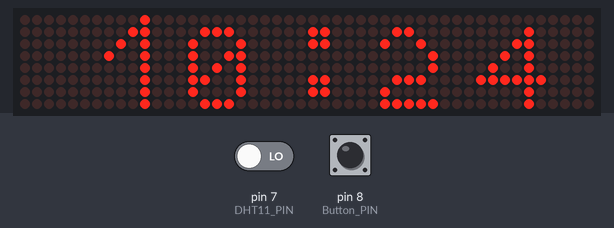
Bench run of a sketch on a simulated Arduino Uno, built with avr-gcc and run on an emulated ATmega328P. On the bench: 48×8 LED matrix. The inputs (shaded band) are chosen by the test bench; at power-on: pin 8 (Button_PIN) HIGH, pin 7 (DHT11_PIN) LOW. The local clock reads 2024-03-15 10:24:30 at power-on unless the sketch sets it; what the sketch prints to the serial monitor is not drawn.

Above: at 1.2 s.
1.3 s: pin 8 (Button_PIN) pulled LOW for 1 s
At 3.4 s:
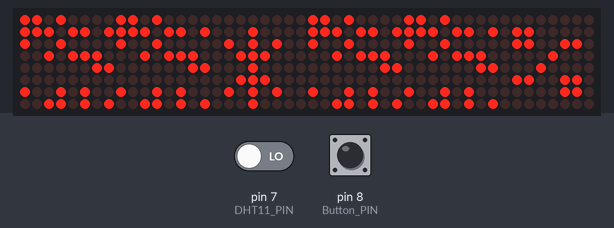
3.8 s: pin 8 (Button_PIN) pulled LOW for 0.15 s
At 5.0 s:
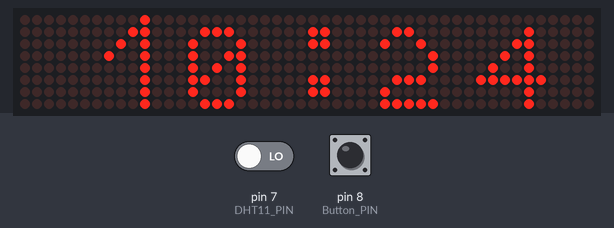
5.5 s: pin 8 (Button_PIN) pulled LOW for 3.2 s
At 5.78 s:
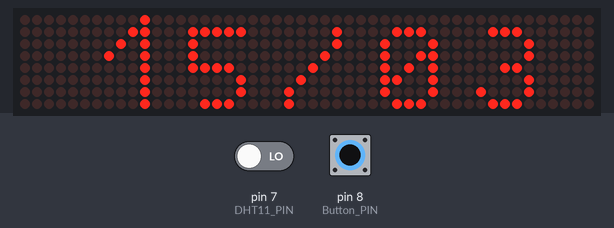
Timing chart, 0 to 8.5 s (numbered marks = the images above; inputs shaded):
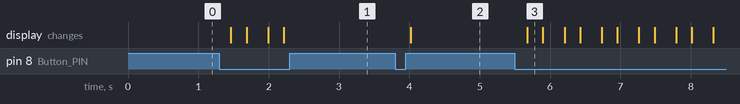

The sketch:

Matrix_clock_2.ino
```cpp
#include <LEDMatrixDriver.hpp>
#include <ThreeWire.h>
#include <RtcDS1302.h>
#include <dht.h>

#define countof(a) (sizeof(a) / sizeof(a[0]))

dht DHT;
#define DHT11_PIN 7
#define Button_PIN 8

// CONNECTIONS FOR RTC:
// DS1302 CLK/SCLK --> 5
// DS1302 DAT/IO --> 4
// DS1302 RST/CE --> 2
// DS1302 VCC --> 3.3v - 5v
// DS1302 GND --> GND

ThreeWire myWire(4, 5, 2); // IO, SCLK, CE
RtcDS1302<ThreeWire> Rtc(myWire);

// Define the ChipSelect pin for the led matrix (Dont use the SS or MISO pin of your Arduino!)
// Other pins are Arduino specific SPI pins (MOSI=DIN, SCK=CLK of the LEDMatrix) see https://www.arduino.cc/en/Reference/SPI

const uint8_t LEDMATRIX_CS_PIN = 9;

// Number of 8x8 segments you are connecting
const int LEDMATRIX_SEGMENTS = 6;
const int LEDMATRIX_WIDTH    = LEDMATRIX_SEGMENTS * 8;

// The LEDMatrixDriver class instance
LEDMatrixDriver lmd(LEDMATRIX_SEGMENTS, LEDMATRIX_CS_PIN);

byte font[95][8] = { {0, 0, 0, 0, 0, 0, 0, 0}, // SPACE
  {0x10, 0x18, 0x18, 0x18, 0x18, 0x00, 0x18, 0x18}, // EXCL
  {0x28, 0x28, 0x08, 0x00, 0x00, 0x00, 0x00, 0x00}, // QUOT
  {0x00, 0x0a, 0x7f, 0x14, 0x28, 0xfe, 0x50, 0x00}, // #
  {0x10, 0x38, 0x54, 0x70, 0x1c, 0x54, 0x38, 0x10}, // $
  {0x00, 0x60, 0x66, 0x08, 0x10, 0x66, 0x06, 0x00}, // %
  {0, 0, 0, 0, 0, 0, 0, 0}, // &
  {0x00, 0x10, 0x18, 0x18, 0x08, 0x00, 0x00, 0x00}, // '
  {0x02, 0x04, 0x08, 0x08, 0x08, 0x08, 0x08, 0x04}, // (
  {0x40, 0x20, 0x10, 0x10, 0x10, 0x10, 0x10, 0x20}, // )
  {0x00, 0x10, 0x54, 0x38, 0x10, 0x38, 0x54, 0x10}, // *
  {0x00, 0x08, 0x08, 0x08, 0x7f, 0x08, 0x08, 0x08}, // +
  {0x00, 0x00, 0x00, 0x00, 0x00, 0x18, 0x18, 0x08}, // COMMA
  {0x00, 0x00, 0x00, 0x00, 0x7e, 0x00, 0x00, 0x00}, // -
  {0x00, 0x00, 0x00, 0x00, 0x00, 0x00, 0x06, 0x06}, // DOT
  {0x00, 0x04, 0x04, 0x08, 0x10, 0x20, 0x40, 0x40}, // /
  {0x00, 0x38, 0x44, 0x4c, 0x54, 0x64, 0x44, 0x38}, // 0
  {0x04, 0x0c, 0x14, 0x24, 0x04, 0x04, 0x04, 0x04}, // 1
  {0x00, 0x30, 0x48, 0x04, 0x04, 0x38, 0x40, 0x7c}, // 2
  {0x00, 0x38, 0x04, 0x04, 0x18, 0x04, 0x44, 0x38}, // 3
  {0x00, 0x04, 0x0c, 0x14, 0x24, 0x7e, 0x04, 0x04}, // 4
  {0x00, 0x7c, 0x40, 0x40, 0x78, 0x04, 0x04, 0x38}, // 5
  {0x00, 0x38, 0x40, 0x40, 0x78, 0x44, 0x44, 0x38}, // 6
  {0x00, 0x7c, 0x04, 0x04, 0x08, 0x08, 0x10, 0x10}, // 7
  {0x00, 0x3c, 0x44, 0x44, 0x38, 0x44, 0x44, 0x78}, // 8
  {0x00, 0x38, 0x44, 0x44, 0x3c, 0x04, 0x04, 0x78}, // 9
  {0x00, 0x18, 0x18, 0x00, 0x00, 0x18, 0x18, 0x00}, // :
  {0x00, 0x18, 0x18, 0x00, 0x00, 0x18, 0x18, 0x08}, // ;
  {0x00, 0x10, 0x20, 0x40, 0x80, 0x40, 0x20, 0x10}, // <
  {0x00, 0x00, 0x7e, 0x00, 0x00, 0xfc, 0x00, 0x00}, // =
  {0x00, 0x08, 0x04, 0x02, 0x01, 0x02, 0x04, 0x08}, // >
  {0x00, 0x38, 0x44, 0x04, 0x08, 0x10, 0x00, 0x10}, // ?
  {0x00, 0x30, 0x48, 0xba, 0xba, 0x84, 0x78, 0x00}, // @
  {0x00, 0x1c, 0x22, 0x42, 0x42, 0x7e, 0x42, 0x42}, // A
  {0x00, 0x78, 0x44, 0x44, 0x78, 0x44, 0x44, 0x7c}, // B
  {0x00, 0x3c, 0x44, 0x40, 0x40, 0x40, 0x44, 0x7c}, // C
  {0x00, 0x7c, 0x42, 0x42, 0x42, 0x42, 0x44, 0x78}, // D
  {0x00, 0x78, 0x40, 0x40, 0x70, 0x40, 0x40, 0x7c}, // E
  {0x00, 0x7c, 0x40, 0x40, 0x78, 0x40, 0x40, 0x40}, // F
  {0x00, 0x3c, 0x40, 0x40, 0x5c, 0x44, 0x44, 0x78}, // G
  {0x00, 0x42, 0x42, 0x42, 0x7e, 0x42, 0x42, 0x42}, // H
  {0x00, 0x7c, 0x10, 0x10, 0x10, 0x10, 0x10, 0x7e}, // I
  {0x00, 0x7e, 0x02, 0x02, 0x02, 0x02, 0x04, 0x38}, // J
  {0x00, 0x44, 0x48, 0x50, 0x60, 0x50, 0x48, 0x44}, // K
  {0x00, 0x40, 0x40, 0x40, 0x40, 0x40, 0x40, 0x7c}, // L
  {0x00, 0x82, 0xc6, 0xaa, 0x92, 0x82, 0x82, 0x82}, // M
  {0x00, 0x42, 0x42, 0x62, 0x52, 0x4a, 0x46, 0x42}, // N
  {0x00, 0x3c, 0x42, 0x42, 0x42, 0x42, 0x44, 0x38}, // O
  {0x00, 0x78, 0x44, 0x44, 0x48, 0x70, 0x40, 0x40}, // P
  {0x00, 0x3c, 0x42, 0x42, 0x52, 0x4a, 0x44, 0x3a}, // Q
  {0x00, 0x78, 0x44, 0x44, 0x78, 0x50, 0x48, 0x44}, // R
  {0x00, 0x38, 0x40, 0x40, 0x38, 0x04, 0x04, 0x78}, // S
  {0x00, 0x7e, 0x90, 0x10, 0x10, 0x10, 0x10, 0x10}, // T
  {0x00, 0x42, 0x42, 0x42, 0x42, 0x42, 0x42, 0x3e}, // U
  {0x00, 0x42, 0x42, 0x42, 0x42, 0x44, 0x28, 0x10}, // V
  {0x80, 0x82, 0x82, 0x92, 0x92, 0x92, 0x94, 0x78}, // W
  {0x00, 0x42, 0x42, 0x24, 0x18, 0x24, 0x42, 0x42}, // X
  {0x00, 0x44, 0x44, 0x28, 0x10, 0x10, 0x10, 0x10}, // Y
  {0x00, 0x7c, 0x04, 0x08, 0x7c, 0x20, 0x40, 0xfe}, // Z
  // (the font does not contain any lower case letters. you can add your own.)
};    // {}, //

const int AnimDelay = 100;
int x = 0, y = 0; // start top left
//char text[] = " ERROR, THE TEXT DIDN'T CHANGE " ;

int Mode = 0;
char datestring[20];
char temp[20];
char hum[20];

void setup() {
  // init the display
  lmd.setEnabled(true);
  lmd.setIntensity(0);   // 0 = low, 10 = high
  Serial.begin(57600);
  //pinMode(Button_PIN, INPUT);
  SetupRTC();

}

void loop() {
  Refresh_Datestring();
  CheckModeUpdate();
  //Debug_datestring();
  BaseModes();
}


void RollDateTime() {
  int len = strlen(datestring);
  drawString(datestring, len, x, 0);
  // In case you wonder why we don't have to call lmd.clear() in every loop: The font has a opaque (black) background...

  // Toggle display of the new framebuffer
  lmd.display();

  // Wait to let the human read the display
  delay(AnimDelay);

  // Advance to next coordinate
  if ( --x < len * -8 ) {
    x = LEDMATRIX_WIDTH;
  }
}

void RollDate() {
  int len = 10;
  drawString(datestring, len, x, 0);
  // In case you wonder why we don't have to call lmd.clear() in every loop: The font has a opaque (black) background...

  // Toggle display of the new framebuffer
  lmd.display();

  // Wait to let the human read the display
  delay(AnimDelay);

  // Advance to next coordinate
  if ( --x < len * -8 ) {
    x = LEDMATRIX_WIDTH;
  }
}

void RollTime() {
  RtcDateTime now = Rtc.GetDateTime();
  snprintf_P(datestring,
             countof(datestring),
             PSTR("%02u:%02u:%02u"),
             now.Hour(),
             now.Minute(),
             now.Second() );

  // Draw the text to the current position
  int len = strlen(datestring);
  drawString(datestring, len, x, 0);
  // In case you wonder why we don't have to call lmd.clear() in every loop: The font has a opaque (black) background...

  // Toggle display of the new framebuffer
  lmd.display();

  // Wait to let the human read the display
  delay(AnimDelay);

  // Advance to next coordinate
  if ( --x < len * -8 ) {
    x = LEDMATRIX_WIDTH;
  }
}

void KeepDatePrecise() {
  for (int i = 16; i > -4; i--) {
    drawSprite( font[datestring[0]  - 32],  0 - i, 0, 8, 8 );
    drawSprite( font[datestring[1]  - 32],  8 - i, 0, 8, 8 );
    drawSprite( font[datestring[2]  - 32], 16 - i, 0, 8, 8 );
    drawSprite( font[datestring[3]  - 32], 24 - i, 0, 8, 8 );
    drawSprite( font[datestring[4]  - 32], 32 - i, 0, 8, 8 );
    drawSprite( font[datestring[5]  - 32], 40 - i, 0, 8, 8 );
    // drawSprite( font[datestring[6]  - 32], 48 - i, 0, 8, 8 );
    //  drawSprite( font[datestring[7]  - 32], 56 - i, 0, 8, 8 );
    drawSprite( font[datestring[8]  - 32], 48 - i, 0, 8, 8 );
    drawSprite( font[datestring[9]  - 32], 56 - i, 0, 8, 8 );

    lmd.display();
    CheckModeUpdate();
    delay(AnimDelay / 3);
  }

  for (int i = -4; i < 16; i++) {
    drawSprite( font[datestring[0]  - 32],  0 - i, 0, 8, 8 );
    drawSprite( font[datestring[1]  - 32],  8 - i, 0, 8, 8 );
    drawSprite( font[datestring[2]  - 32], 16 - i, 0, 8, 8 );
    drawSprite( font[datestring[3]  - 32], 24 - i, 0, 8, 8 );
    drawSprite( font[datestring[4]  - 32], 32 - i, 0, 8, 8 );
    drawSprite( font[datestring[5]  - 32], 40 - i, 0, 8, 8 );
    // drawSprite( font[datestring[6]  - 32], 48 - i, 0, 8, 8 );
    //  drawSprite( font[datestring[7]  - 32], 56 - i, 0, 8, 8 );
    drawSprite( font[datestring[8]  - 32], 48 - i, 0, 8, 8 );
    drawSprite( font[datestring[9]  - 32], 56 - i, 0, 8, 8 );

    lmd.display();
        CheckModeUpdate();
    delay(AnimDelay / 3);
  }
}

void KeepTimePrecise() {
  for (int i = 16; i > -4; i--) {
    Refresh_Datestring();
    drawSprite( font[datestring[11] - 32],  0 - i, 0, 8, 8 );
    drawSprite( font[datestring[12] - 32],  8 - i, 0, 8, 8 );
    drawSprite( font[datestring[13] - 32], 16 - i, 0, 8, 8 );
    drawSprite( font[datestring[14] - 32], 24 - i, 0, 8, 8 );
    drawSprite( font[datestring[15] - 32], 32 - i, 0, 8, 8 );
    drawSprite( font[datestring[16] - 32], 40 - i, 0, 8, 8 );
    drawSprite( font[datestring[17] - 32], 48 - i, 0, 8, 8 );
    drawSprite( font[datestring[18] - 32], 56 - i, 0, 8, 8 );

    lmd.display();
        CheckModeUpdate();
    delay(AnimDelay);

  }
  for (int i = -4; i < 16; i++) {
    Refresh_Datestring();
    drawSprite( font[datestring[11] - 32],  0 - i, 0, 8, 8 );
    drawSprite( font[datestring[12] - 32],  8 - i, 0, 8, 8 );
    drawSprite( font[datestring[13] - 32], 16 - i, 0, 8, 8 );
    drawSprite( font[datestring[14] - 32], 24 - i, 0, 8, 8 );
    drawSprite( font[datestring[15] - 32], 32 - i, 0, 8, 8 );
    drawSprite( font[datestring[16] - 32], 40 - i, 0, 8, 8 );
    drawSprite( font[datestring[17] - 32], 48 - i, 0, 8, 8 );
    drawSprite( font[datestring[18] - 32], 56 - i, 0, 8, 8 );

    lmd.display();
        CheckModeUpdate();
    delay(AnimDelay);
  }
}

void KeepDateSimple() {
  int offset = 5;
  drawSprite( font[datestring[0]  - 32],  0 + offset, 0, 8, 8 );
  drawSprite( font[datestring[1]  - 32],  8 + offset, 0, 8, 8 );
  drawSprite( font[datestring[2]  - 32], 16 + offset, 0, 8, 8 );
  drawSprite( font[datestring[3]  - 32], 24 + offset, 0, 8, 8 );
  drawSprite( font[datestring[4]  - 32], 32 + offset, 0, 8, 8 );
  lmd.display();
  delay(AnimDelay);
}

void KeepTimeSimple() {
  int offset = 5;
  drawSprite( font[datestring[11] - 32],  0 + offset, 0, 8, 8 );
  drawSprite( font[datestring[12] - 32],  8 + offset, 0, 8, 8 );
  drawSprite( font[datestring[13] - 32], 16 + offset, 0, 8, 8 );
  drawSprite( font[datestring[14] - 32], 24 + offset, 0, 8, 8 );
  drawSprite( font[datestring[15] - 32], 32 + offset, 0, 8, 8 );
  lmd.display();
  delay(AnimDelay);
}

void KeepTemperature() {
  DHT.read11(DHT11_PIN);
  if (DHT.temperature > 0)
    dtostrf (DHT.temperature, 4, 2, temp);

  int offset = 4;
  drawSprite( font['T'      - 32],  0 + offset, 0, 8, 8 );
  drawSprite( font['='      - 32],  8 + offset, 0, 8, 8 );
  drawSprite( font[temp[0]  - 32],  16 + offset, 0, 8, 8 );
  drawSprite( font[temp[1]  - 32],  24 + offset, 0, 8, 8 );
  drawSprite( font['*'      - 32],  32 + offset, 0, 8, 8 );
  //  drawSprite( font['C'      - 32],  40 + offset, 0, 8, 8 );

  //  int offset = 0;
  //  drawSprite( font[temp[0]  - 32],  0 + offset, 0, 8, 8 );
  //  drawSprite( font[temp[1]  - 32],  8 + offset, 0, 8, 8 );
  //  drawSprite( font[temp[2]  - 32],  16 + offset, 0, 8, 8 );
  //  drawSprite( font[temp[3]  - 32],  24 + offset, 0, 8, 8 );
  //  drawSprite( font[temp[4]  - 32],  32 + offset, 0, 8, 8 );
  //  drawSprite( font['*'      - 32],  40 + offset, 0, 8, 8 );

  lmd.display();
  delay(AnimDelay);
}

void KeepHumidity() {
  DHT.read11(DHT11_PIN);
  if (DHT.humidity > 0)
    dtostrf (DHT.humidity, 4, 2, hum);

  int offset = 4;
  drawSprite( font['H'     - 32],  0 + offset, 0, 8, 8 );
  drawSprite( font['='     - 32],  8 + offset, 0, 8, 8 );
  drawSprite( font[hum[0]  - 32],  16 + offset, 0, 8, 8 );
  drawSprite( font[hum[1]  - 32],  24 + offset, 0, 8, 8 );
  drawSprite( font['%'     - 32],  32 + offset, 0, 8, 8 );

  //  int offset = 0;
  //  drawSprite( font[hum[0]  - 32],  0 + offset, 0, 8, 8 );
  //  drawSprite( font[hum[1]  - 32],  8 + offset, 0, 8, 8 );
  //  drawSprite( font[hum[2]  - 32],  16 + offset, 0, 8, 8 );
  //  drawSprite( font[hum[3]  - 32],  24 + offset, 0, 8, 8 );
  //  drawSprite( font[hum[4]  - 32],  32 + offset, 0, 8, 8 );
  //  drawSprite( font['%'     - 32],  40 + offset, 0, 8, 8 );

  lmd.display();
  delay(AnimDelay);
}

void KeepTemperatureAndHumidity() {
  DHT.read11(DHT11_PIN);
  if (DHT.humidity > 0)
    dtostrf (DHT.humidity, 4, 2, hum);

  if (DHT.temperature > 0)
    dtostrf (DHT.temperature, 4, 2, temp);

  int offset = 0;
  drawSprite( font[temp[0]  - 32],  0 + offset, 0, 8, 8 );
  drawSprite( font[temp[1]  - 32],  8 + offset, 0, 8, 8 );
  drawSprite( font['*'      - 32],  16 + offset, 0, 8, 8 );

  drawSprite( font[hum[0]  - 32],  24 + offset, 0, 8, 8 );
  drawSprite( font[hum[1]  - 32],  32 + offset, 0, 8, 8 );
  drawSprite( font['%'     - 32],  40 + offset, 0, 8, 8 );

  lmd.display();
  delay(AnimDelay);
}


void drawString(char* text, int len, int x, int y ) {
  for ( int idx = 0; idx < len; idx ++ )
  {
    int c = text[idx] - 32;

    // stop if char is outside visible area
    if ( x + idx * 8  > LEDMATRIX_WIDTH )
      return;

    // only draw if char is visible
    if ( 8 + x + idx * 8 > 0 )
      drawSprite( font[c], x + idx * 8, y, 8, 8 );
  }
}
//This draws a sprite to the given position using the width and height supplied (usually 8x8)
void drawSprite( byte* sprite, int x, int y, int width, int height ) {
  // The mask is used to get the column bit from the sprite row
  byte mask = B10000000;

  for ( int iy = 0; iy < height; iy++ )
  {
    for ( int ix = 0; ix < width; ix++ )
    {
      lmd.setPixel(x + ix, y + iy, (bool)(sprite[iy] & mask ));

      // shift the mask by one pixel to the right
      mask = mask >> 1;
    }

    // reset column mask
    mask = B10000000;
  }
}

void BaseModes(){
    switch (Mode) {
    case 0:
      KeepTimeSimple();
      break;
    case 1:
      KeepDateSimple();
      break;
    case 2:
      KeepTemperatureAndHumidity();
      break;

    default:
      Mode = 0;
      break;
  }
}
void AllModes(){
    switch (Mode) {
    case 0:
      KeepTimePrecise();
      break;
    case 1:
      KeepDatePrecise();
      break;
    case 2:
      KeepTimeSimple();
      break;
    case 3:
      KeepDateSimple();
      break;
    case 4:
      RollDateTime();
      break;
    case 5:
      RollDate();
      break;
    case 6:
      RollTime();
      break;

    case 7:
      KeepTemperature();
      break;
    case 8:
      KeepHumidity();
      break;
    case 9:
      KeepTemperatureAndHumidity();
      break;

    default:
      Mode = 0;
      break;
  }
}

void CheckModeUpdate() {
  //Serial.println(digitalRead(Button_PIN));
    lmd.clear();

  if (!digitalRead(Button_PIN)) {
    Mode +=1;
    delay(100);
  }
}

void SetupRTC() {

  Serial.print("compiled: ");
  Serial.print(__DATE__);
  Serial.println(__TIME__);

  Rtc.Begin();

  RtcDateTime compiled = RtcDateTime(__DATE__, __TIME__);
  printDateTime(compiled);
  Serial.println();

  if (!Rtc.IsDateTimeValid())
  {
    // Common Causes:
    //    1) first time you ran and the device wasn't running yet
    //    2) the battery on the device is low or even missing

    Serial.println("RTC lost confidence in the DateTime!");
    Rtc.SetDateTime(compiled);
  }

  if (Rtc.GetIsWriteProtected())
  {
    Serial.println("RTC was write protected, enabling writing now");
    Rtc.SetIsWriteProtected(false);
  }

  if (!Rtc.GetIsRunning())
  {
    Serial.println("RTC was not actively running, starting now");
    Rtc.SetIsRunning(true);
  }

  RtcDateTime now = Rtc.GetDateTime();
  if (now < compiled)
  {
    Serial.println("RTC is older than compile time!  (Updating DateTime)");
    Rtc.SetDateTime(compiled);
  }
  else if (now > compiled)
  {
    Serial.println("RTC is newer than compile time. (this is expected)");
  }
  else if (now == compiled)
  {
    Serial.println("RTC is the same as compile time! (not expected but all is fine)");
  }
}
char printDateTime(const RtcDateTime& dt) {
  char datestring[20];

  snprintf_P(datestring,
             countof(datestring),
             PSTR("%02u/%02u/%04u %02u:%02u:%02u"),
             dt.Month(),
             dt.Day(),
             dt.Year(),
             dt.Hour(),
             dt.Minute(),
             dt.Second() );
  Serial.print(datestring);
  return datestring;
}
void Refresh_Datestring() {
  RtcDateTime now = Rtc.GetDateTime();
  snprintf_P(datestring,
             countof(datestring),
             PSTR("%02u/%02u/%04u %02u:%02u:%02u"),
             now.Day(),
             now.Month(),
             now.Year(),
             now.Hour(),
             now.Minute(),
             now.Second() );

}


void Debug_datestring() {
  int len = strlen(datestring);

  for (int i = 0; i < len; i++) {
    Serial.print(i);
    Serial.print (" : ");
    Serial.println(datestring[i]);
  }
  Serial.println();
}
```

Measured:
- after the input at 1.3 s, the display: first changes after 0.16 s (image 1 shows a later state)
- after the input at 3.8 s, the display: changes after 0.22 s (image 2)
- after the input at 5.5 s, the display: changes after 0.18 s (image 3)
